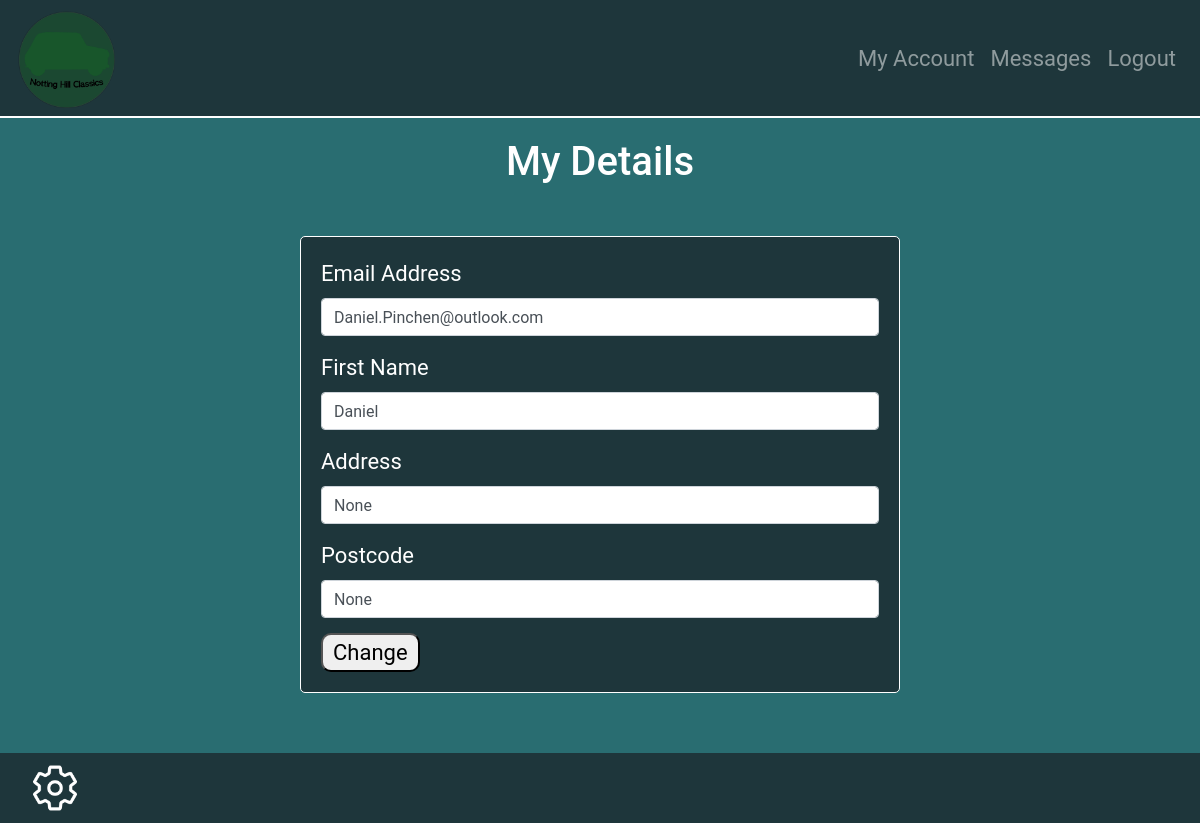
Page /5305191/settings (signed in) on the committed database.
### website/models.py (models this page shows)
class User(db.Model, UserMixin):
    id = db.Column(db.Integer, primary_key=True, default=generate_unique_id)
    email = db.Column(db.String(150), unique=True)
    password = db.Column(db.String(150))
    first_name = db.Column(db.String(150))
    latitude = db.Column(db.Float)
    longitude = db.Column(db.Float)
    address = db.Column(db.String(150))
    city = db.Column(db.String(150))
    postcode = db.Column(db.String(150))
    listings = db.relationship('Listings', foreign_keys='Listings.user_id', backref='user')
    messages = db.relationship('Messages', foreign_keys='Messages.user_id', backref='user')

### website/views.py (the view, shortened to what this page needs)
@views.route('/<id>/settings', methods=['GET','POST'])
@login_required
def settings( id):
    if current_user.is_authenticated:
        return render_template('settings.html', user=current_user)
    else:
        return "Unauthorized access or wrong username"

### website/Templates/settings.html (shortened to what this page needs)
{% extends "base.html" %}
{% block content %}
<section class="title">
    <h2>My Details</h2>
</section>
<div class="form-container">
    <form method="POST">
      <div class="form-group">
        <label for="email">Email Address</label>
        <input type="email" class="form-control" id="email" name="email" placeholder="Email" value="{{ user.email }}">
      </div>
      <div class="form-group">
        <label for="firstname">First Name</label>
        <input type="text" class="form-control" id="firstname" name="firstname" placeholder="First Name" value="{{ user.first_name }}">
      </div>
      <div class="form-group">
        <label for="address">Address</label>
        <input type="text" class="form-control" id="address" name="address" placeholder="Address" value="{{ user.address }}">
      </div>
      <div class="form-group">
        <label for="postcode">Postcode</label>
        <input type="text" class="form-control" id="postcode" name="postcode" placeholder="Postcode" value="{{ user.postcode }}">
      </div>
      <div>
        <button type="login" class="submit-button">Change</button>
      </div>
    </form>
  </div>
  <section class="spacer"></section>
  <section class="spacer"></section>
  <section class="spacer"></section>
{% endblock %}

### website/Templates/base.html (style rules this page uses)
:root { --text-color: white; --navbar-color: #1e363b; --background-color: #296d71; --contact-btn: rgb(2, 87, 50); --text-box-background: #1e363b; --message-box-background: #02242a; }
h2 { color: var(--text-color); text-align: center; font-size: 40px; }
body { font-family: 'Roboto';font-size: 22px; background-color: var(--background-color); transition: background-color 0.3s ease; }
.form-container { max-width: 600px; margin: auto; margin-top: 50px; border: solid var(--text-color); border-width: 1px; padding: 20px; background-color: var(--navbar-color); border-radius: 5px; }
.form-group { margin-bottom: 15px; color:white; }
.submit-button { border-radius: 10px; padding-left: 10px; padding-right: 10px; }
.title { margin-top: 20px; }
.spacer { height: 20px; }
html, body { height: 100%; margin: 0; padding: 0; }

### rows in the picture
User: email "Daniel.Pinchen@outlook.com", firstname "Daniel", address "None", postcode "None"
